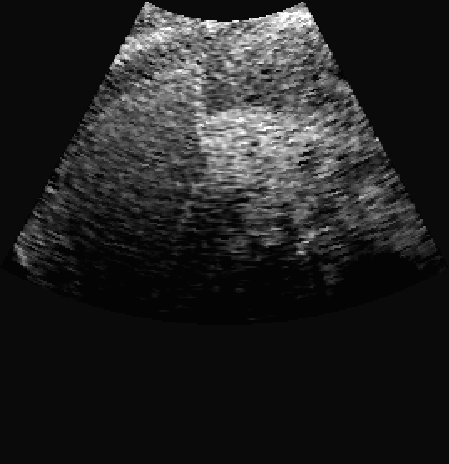
#> input picture projects/TensorFlowFlexUNet/Abdominal-US/mini_test/images/10009.png, 449 x 464 px, given as the content of the folder ./abdominal_US/AUS/images/train, which was not available
$ python ImageMaskDatasetGenerator.py
#> lines starting #> are read from the running program, lines starting #| are printed output that depends on the picture; pictures that were not available may be replaced by others from this repository, and a replacement may not be noted
# Copyright 2026 antillia.com Toshiyuki Arai
#
# Licensed under the Apache License, Version 2.0 (the "License");
# you may not use this file except in compliance with the License.
# You may obtain a copy of the License at
#
#    http://www.apache.org/licenses/LICENSE-2.0
#
# Unless required by applicable law or agreed to in writing, software
# distributed under the License is distributed on an "AS IS" BASIS,
# WITHOUT WARRANTIES OR CONDITIONS OF ANY KIND, either express or implied.
# See the License for the specific language governing permissions and
# limitations under the License.
#
# ImageMaskDatasetGenerator.py
# 2026/02/11

import os
import glob
import cv2
import shutil
import numpy as np

import traceback
import math
from scipy.ndimage import map_coordinates

from scipy.ndimage import gaussian_filter
from skimage.transform import resize

class ImageMaskDatasetGenerator:
  def __init__(self, size=512, augmentation=True):
    pass
    self.file_format = ".png"
    self.RESIZE      = (512, 512)
    #BGR red mask

    self.index       = 10000
    self.augmentation = augmentation
    self.seed    = 137

    if self.augmentation:
      self.hflip    = False
      self.vflip    = False
      self.rotation = False
      #self.ANGLES   = [30, 60, 90, 120, 150, 180, 210, 240, 270, 300, 330]
      self.ANGLES   = [90, 180, 270, ]

      self.deformation=True
      self.alpha    = 1300
      self.sigmoids = [ 8 ]

      self.distortion=True
      self.gaussina_filer_rsigma = 40
      self.gaussina_filer_sigma  = 0.5
      self.distortions           = [ 0.01, 0.02,  ]

      self.rsigma = "sigma"  + str(self.gaussina_filer_rsigma)
      self.sigma  = "rsigma" + str(self.gaussina_filer_sigma)

      self.resize = False
      self.resize_ratios = [0.8, ]

      self.barrel_distortion = False
      self.radius     = 0.3
      self.amounts    = [0.3]
      self.centers    = [(0.3, 0.3), (0.7, 0.3), (0.5, 0.5), (0.3, 0.7), (0.7, 0.7)]

      self.pincushion_distortion= False
      self.pincradius  = 0.3
      self.pincamounts = [-0.3]
      self.pinccenters = [(0.3, 0.3), (0.7, 0.3), (0.5, 0.5), (0.3, 0.7), (0.7, 0.7)]


  # [10 lines left out: function colorize_mask, not called in this run]


  def generate(self, images_dir, masks_dir, output_images_dir, output_masks_dir):
#> called with images_dir = './abdominal_US/AUS/images/train/', masks_dir = './abdominal_US/AUS/annotations/train/', output_images_dir = './Augmented-Abdomainal-US/images', output_masks_dir = './Augmented-Abdomainal-US/masks'
    image_files = sorted(glob.glob(images_dir + "/*.png"))
    mask_files  = sorted(glob.glob(masks_dir  + "/*.png"))

    num_images = len(image_files)
    num_masks  = len(mask_files)
    num = min(num_images, num_masks)
    for i in range(num):
      image_file = image_files[i]
      mask_file  = mask_files[i]
      image = cv2.imread(image_file)
#> image is the input picture: shape (464, 449, 3); min 4, max 255, mean 34.6
      mask  = cv2.imread(mask_file)

      self.index += 1
      out_filename = str(self.index) + ".png"

      out_imagefilepath = os.path.join(output_images_dir, out_filename )
      out_maskfilepath  = os.path.join(output_masks_dir, out_filename )

      cv2.imwrite(out_maskfilepath, mask)
      print("Savd {}".format(out_maskfilepath))
      cv2.imwrite(out_imagefilepath, image)
      print("Savd {}".format(out_imagefilepath))

      if self.augmentation:
        self.augment(mask, out_filename, output_masks_dir, border=(0, 0, 0),     mask=True)
        self.augment(image, out_filename, output_images_dir, border=(0, 0, 0),   mask=False)

  def augment(self, image, basename, output_dir, border=(0, 0, 0), mask=False):
#> called with basename = '10001.png', output_dir = './Augmented-Abdomainal-US/masks', border = (0, 0, 0), mask = True
    border = image[2][2].tolist()
#> border = [10, 10, 10]

    print("---- border {}".format(border))
#| ---- border [10, 10, 10]
    if self.hflip:
      flipped = self.horizontal_flip(image)
      output_filepath = os.path.join(output_dir, "hflipped_" + basename)
      cv2.imwrite(output_filepath, flipped)
      print("--- Saved {}".format(output_filepath))

    if self.vflip:
      flipped = self.vertical_flip(image)
      output_filepath = os.path.join(output_dir, "vflipped_" + basename)
      cv2.imwrite(output_filepath, flipped)
      print("--- Saved {}".format(output_filepath))

    if self.rotation:
      self.rotate(image, basename, output_dir, border)

    if self.deformation:
      self.deform(image, basename, output_dir)

    if self.distortion:
      self.distort(image, basename, output_dir)

    if self.resize:
      self.shrink(image, basename, output_dir, mask)

    if self.barrel_distortion:
      self.barrel_distort(image, basename, output_dir)


  # [23 lines left out: functions horizontal_flip, vertical_flip, rotate, not called in this run]

  def deform(self, image, basename, output_dir):
    """Elastic deformation of images as described in [Simard2003]_.
    .. [Simard2003] Simard, Steinkraus and Platt, "Best Practices for
       Convolutional Neural Networks applied to Visual Document Analysis", in
       Proc. of the International Conference on Document Analysis and
       Recognition, 2003.
    """
#> called with basename = '10001.png', output_dir = './Augmented-Abdomainal-US/masks'
    random_state = np.random.RandomState(self.seed)

    shape = image.shape
#> shape = (464, 449, 3)
    for sigmoid in self.sigmoids:
      dx = gaussian_filter((random_state.rand(*shape) * 2 - 1), sigmoid, mode="constant", cval=0) * self.alpha
      dy = gaussian_filter((random_state.rand(*shape) * 2 - 1), sigmoid, mode="constant", cval=0) * self.alpha
      #dz = np.zeros_like(dx)

      x, y, z = np.meshgrid(np.arange(shape[1]), np.arange(shape[0]), np.arange(shape[2]))
      indices = np.reshape(y+dy, (-1, 1)), np.reshape(x+dx, (-1, 1)), np.reshape(z, (-1, 1))

      deformed_image = map_coordinates(image, indices, order=1, mode='nearest')
      deformed_image = deformed_image.reshape(image.shape)

      image_filename = "deformed" + "_alpha_" + str(self.alpha) + "_sigmoid_" +str(sigmoid) + "_" + basename
      image_filepath  = os.path.join(output_dir, image_filename)
      cv2.imwrite(image_filepath, deformed_image)
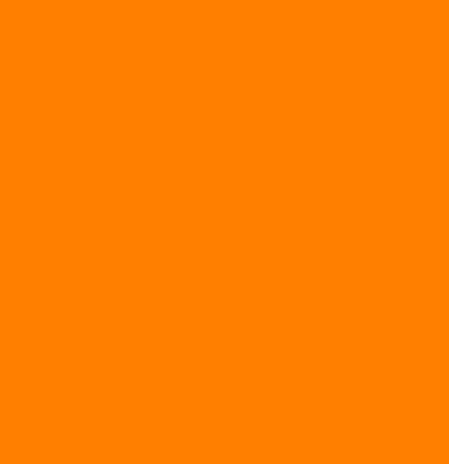
#> z: shape (464, 449, 3) int64; mean B, G, R 0, 1, 2; drawn with min black and max white

  # This method is based on the code of the following stackoverflow.com webstie:
  # https://stackoverflow.com/questions/41703210/inverting-a-real-valued-index-grid/78031420#78031420
  def distort(self, image, basename, output_dir):
#> called with basename = '10001.png', output_dir = './Augmented-Abdomainal-US/masks'
    shape = (image.shape[1], image.shape[0])
#> shape = (449, 464)
    (w, h) = shape
#> w = 449; h = 464
    xsize = w
#> xsize = 449
    if h>w:
      xsize = h
#> xsize = 464
    # Resize original img to a square image
    resized = cv2.resize(image, (xsize, xsize))
    shape   = (xsize, xsize)
#> shape = (464, 464)

    t = np.random.normal(size = shape)
    for size in self.distortions:
      filename = "distorted_" + str(size) + "_" + self.sigma + "_" + self.rsigma + "_" + basename
      output_file = os.path.join(output_dir, filename)
      dx = gaussian_filter(t, self.gaussina_filer_rsigma, order =(0,1))
      dy = gaussian_filter(t, self.gaussina_filer_rsigma, order =(1,0))
      sizex = int(xsize*size)
      sizey = int(xsize*size)
      dx *= sizex/dx.max()
      dy *= sizey/dy.max()

      image = gaussian_filter(image, self.gaussina_filer_sigma)

      yy, xx = np.indices(shape)
      xmap = (xx-dx).astype(np.float32)
      ymap = (yy-dy).astype(np.float32)

      distorted = cv2.remap(resized, xmap, ymap, cv2.INTER_LINEAR)
      distorted = cv2.resize(distorted, (w, h))
      cv2.imwrite(output_file, distorted)
      print("=== Saved distorted image file{}".format(output_file))
#> this loop made 2 passes
#> (sizex, sizey) on passes 1 to 2: (4, 4), (9, 9)

  # [116 lines left out: functions shrink, barrel_distort, pincushion_distort, not called in this run]

if __name__ == "__main__":
  try:

    output_dir   = "./Augmented-Abdomainal-US/"
    if os.path.exists(output_dir):
      shutil.rmtree(output_dir)
    os.makedirs(output_dir)

    output_images_dir = os.path.join(output_dir, "images")
    output_masks_dir  = os.path.join(output_dir, "masks")

    os.makedirs(output_images_dir)
    os.makedirs(output_masks_dir)

    images_dir   = "./abdominal_US/AUS/images/train/"
    masks_dir    = "./abdominal_US/AUS/annotations/train/"

    generator = ImageMaskDatasetGenerator(augmentation=True)

    generator.generate(images_dir,
                        masks_dir,
                        output_images_dir,
                        output_masks_dir)
#| ---- border [10, 10, 10]
#> the loop in deform (call 2), `for sigmoid in self.sigmoids:` made 1 pass
#> pass 1, in deform (call 2), `dy = gaussian_filter((random_state.rand(*shape) * 2 - 1), sigmoid, mod..`:
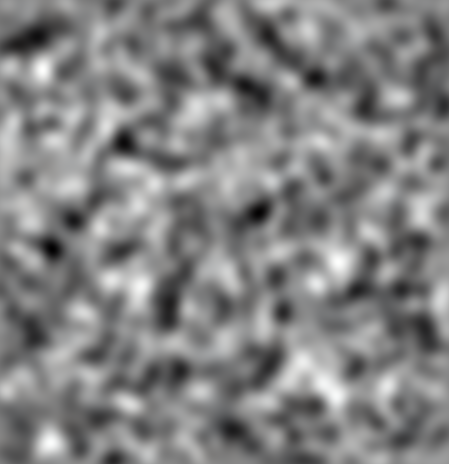
#> dy: shape (464, 449, 3) float64; mean of channels 0, 1, 2 -0.000933, -0.00571, -0.0104; drawn with min black and max white
#> in distort (call 2), `shape = (image.shape[1], image.shape[0])`: shape = (449, 464)
#> in distort (call 2), `xsize = w`: xsize = 449
#> in distort (call 2), `xsize = h`: xsize = 464
#> in distort (call 2), `shape   = (xsize, xsize)`: shape = (464, 464)
#> the loop in distort (call 2), `for size in self.distortions:` made 2 passes
#> pass 1, in distort (call 2), `dy = gaussian_filter(t, self.gaussina_filer_rsigma, order =(1,0))`:
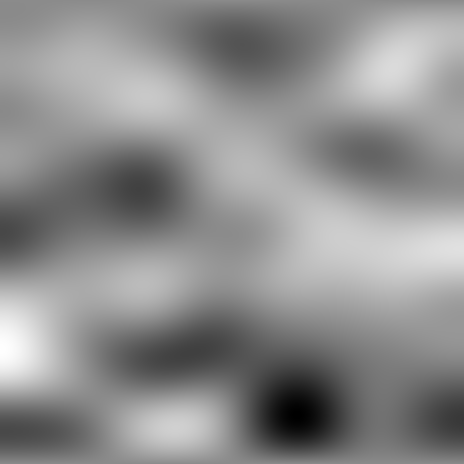
#> dy: shape (464, 464) float64; min -0.000502, max 0.000417, mean 1.01e-05; drawn with min black and max white

    images_dir   = "./abdominal_US/AUS/images/test/"
    masks_dir    = "./abdominal_US/AUS/annotations/test/"
    generator.generate(images_dir,
                        masks_dir,
                        output_images_dir,
                        output_masks_dir)
#| ---- border [10, 10, 10]
#> in distort (call 3), `shape = (image.shape[1], image.shape[0])`: shape = (449, 464)
#> in distort (call 3), `xsize = w`: xsize = 449
#> in distort (call 3), `xsize = h`: xsize = 464
#> in distort (call 3), `shape   = (xsize, xsize)`: shape = (464, 464)
#> the loop in distort (call 3), `for size in self.distortions:` made 2 passes
#> pass 1, in distort (call 3), `dy = gaussian_filter(t, self.gaussina_filer_rsigma, order =(1,0))`:
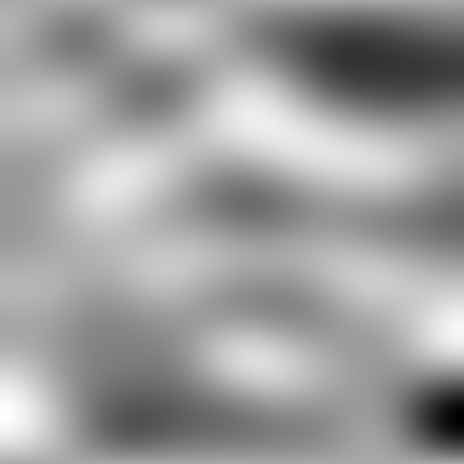
#> dy: shape (464, 464) float64; min -0.000484, max 0.000247, mean -3.24e-05; drawn with min black and max white
#| ---- border [10, 10, 10]
#> call 4 of distort, with basename = '10002.png', output_dir = './Augmented-Abdomainal-US/images'
#> in distort (call 4), `shape = (image.shape[1], image.shape[0])`: shape = (449, 464)
#> in distort (call 4), `xsize = w`: xsize = 449
#> in distort (call 4), `xsize = h`: xsize = 464
#> in distort (call 4), `shape   = (xsize, xsize)`: shape = (464, 464)
#> in distort (call 4), `t = np.random.normal(size = shape)`:
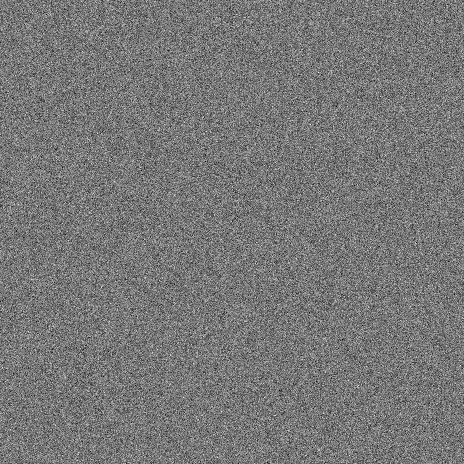
#> t: shape (464, 464) float64; min -4.18, max 4.72, mean -0.000385; drawn with min black and max white
#> the loop in distort (call 4), `for size in self.distortions:` made 2 passes
#> pass 1, in distort (call 4), `dx = gaussian_filter(t, self.gaussina_filer_rsigma, order =(0,1))`:
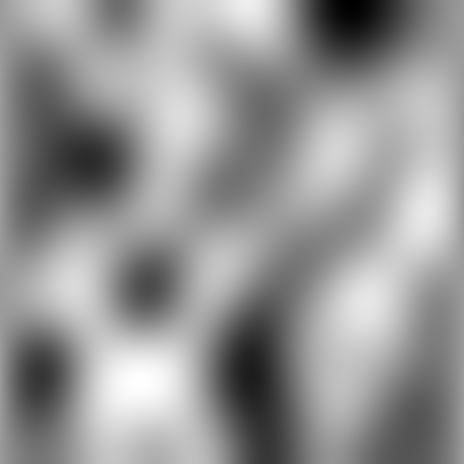
#> dx: shape (464, 464) float64; min -0.000388, max 0.000249, mean -1.64e-05; drawn with min black and max white
#> pass 1, in distort (call 4), `dy = gaussian_filter(t, self.gaussina_filer_rsigma, order =(1,0))`:
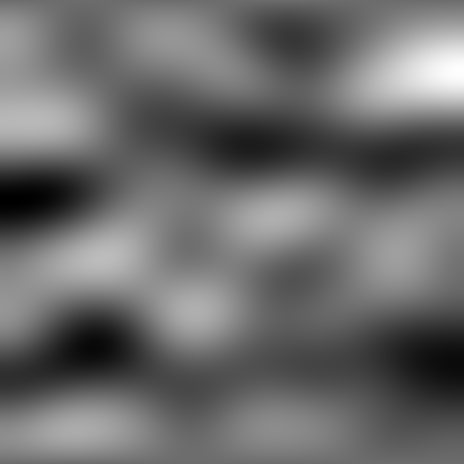
#> dy: shape (464, 464) float64; min -0.000383, max 0.000517, mean -3.86e-06; drawn with min black and max white


  except:
    traceback.print_exc()

$ run again, on projects/TensorFlowFlexUNet/Abdominal-US/mini_test/images/10045.png
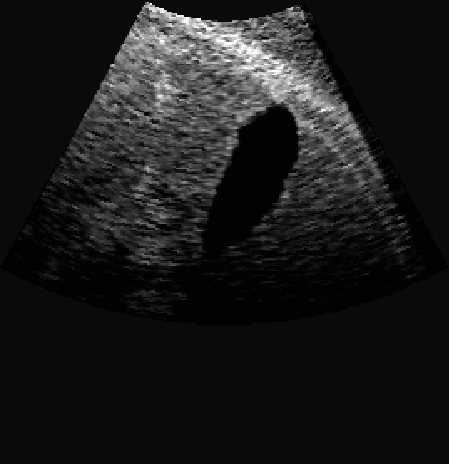
#> input picture projects/TensorFlowFlexUNet/Abdominal-US/mini_test/images/10045.png, 449 x 464 px, given as the content of the folder ./abdominal_US/AUS/images/train, which was not available
#> in generate, image is the input picture: shape (464, 449, 3); min 2, max 255, mean 26.7
#> border = [10, 10, 10]
#| ---- border [10, 10, 10]
#> the loop in deform, `for sigmoid in self.sigmoids:` made 1 pass
#> pass 1, in deform, `deformed_image = deformed_image.reshape(image.shape)`:
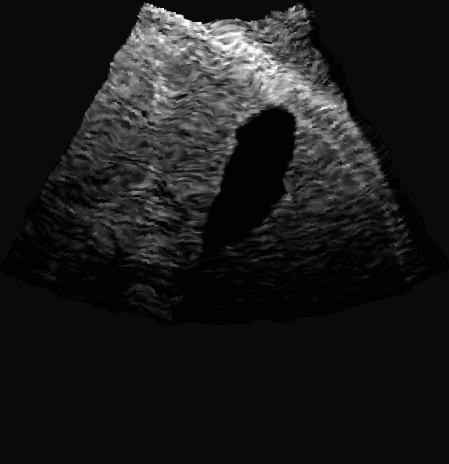
#> deformed_image: shape (464, 449, 3); mean B, G, R 26.6, 26.6, 26.6
#> in distort, `shape = (image.shape[1], image.shape[0])`: shape = (449, 464)
#> w = 449; h = 464
#> in distort, `xsize = w`: xsize = 449
#> in distort, `xsize = h`: xsize = 464
#> in distort, `shape   = (xsize, xsize)`: shape = (464, 464)
#> the loop in distort, `for size in self.distortions:` made 2 passes
#> (sizex, sizey) on passes 1 to 2: (4, 4), (9, 9)
#| ---- border [10, 10, 10]
#> the loop in distort (call 2), `for size in self.distortions:` made 2 passes
#| ---- border [10, 10, 10]
#| ---- border [10, 10, 10]

$ run again, on projects/TensorFlowFlexUNet/Abdominal-US/mini_test/images/10055.png
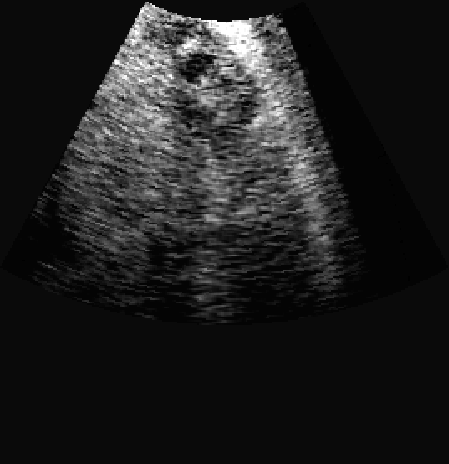
#> input picture projects/TensorFlowFlexUNet/Abdominal-US/mini_test/images/10055.png, 449 x 464 px, given as the content of the folder ./abdominal_US/AUS/images/train, which was not available
#> in generate, image is the input picture: shape (464, 449, 3); min 0, max 255, mean 31.4
#> border = [10, 10, 10]
#| ---- border [10, 10, 10]
#> the loop in deform, `for sigmoid in self.sigmoids:` made 1 pass
#> pass 1, in deform, `deformed_image = deformed_image.reshape(image.shape)`:
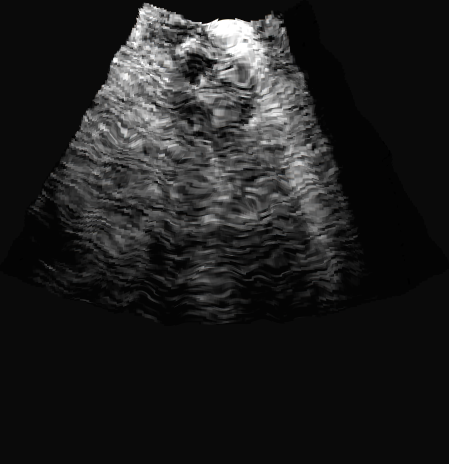
#> deformed_image: shape (464, 449, 3); mean B, G, R 31.4, 31.4, 31.4
#> in distort, `shape = (image.shape[1], image.shape[0])`: shape = (449, 464)
#> w = 449; h = 464
#> in distort, `xsize = w`: xsize = 449
#> in distort, `xsize = h`: xsize = 464
#> in distort, `shape   = (xsize, xsize)`: shape = (464, 464)
#> the loop in distort, `for size in self.distortions:` made 2 passes
#> (sizex, sizey) on passes 1 to 2: (4, 4), (9, 9)
#| ---- border [10, 10, 10]
#> the loop in distort (call 2), `for size in self.distortions:` made 2 passes
#| ---- border [10, 10, 10]
#| ---- border [10, 10, 10]

$ run again, on projects/TensorFlowFlexUNet/Abdominal-US/mini_test/images/10060.png
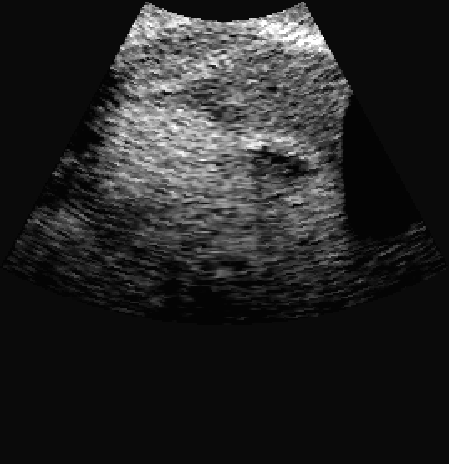
#> input picture projects/TensorFlowFlexUNet/Abdominal-US/mini_test/images/10060.png, 449 x 464 px, given as the content of the folder ./abdominal_US/AUS/images/train, which was not available
#> in generate, image is the input picture: shape (464, 449, 3); min 0, max 255, mean 37
#> border = [10, 10, 10]
#| ---- border [10, 10, 10]
#> the loop in deform, `for sigmoid in self.sigmoids:` made 1 pass
#> pass 1, in deform, `deformed_image = deformed_image.reshape(image.shape)`:
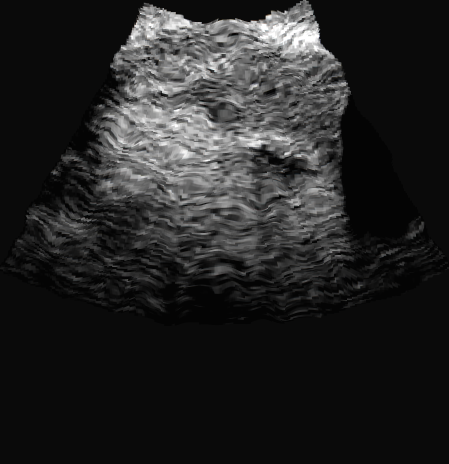
#> deformed_image: shape (464, 449, 3); mean B, G, R 37, 37, 37
#> in distort, `shape = (image.shape[1], image.shape[0])`: shape = (449, 464)
#> w = 449; h = 464
#> in distort, `xsize = w`: xsize = 449
#> in distort, `xsize = h`: xsize = 464
#> in distort, `shape   = (xsize, xsize)`: shape = (464, 464)
#> the loop in distort, `for size in self.distortions:` made 2 passes
#> (sizex, sizey) on passes 1 to 2: (4, 4), (9, 9)
#| ---- border [10, 10, 10]
#> the loop in distort (call 2), `for size in self.distortions:` made 2 passes
#| ---- border [10, 10, 10]
#| ---- border [10, 10, 10]
